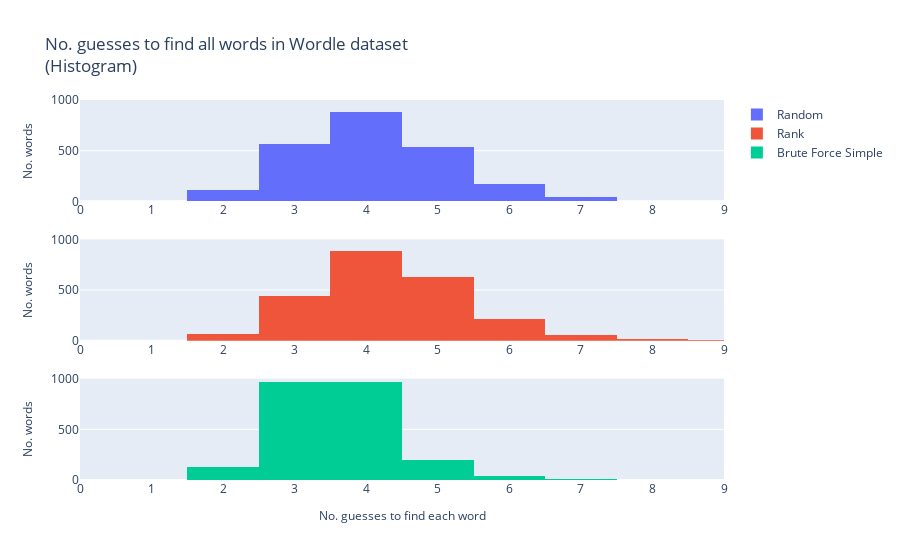
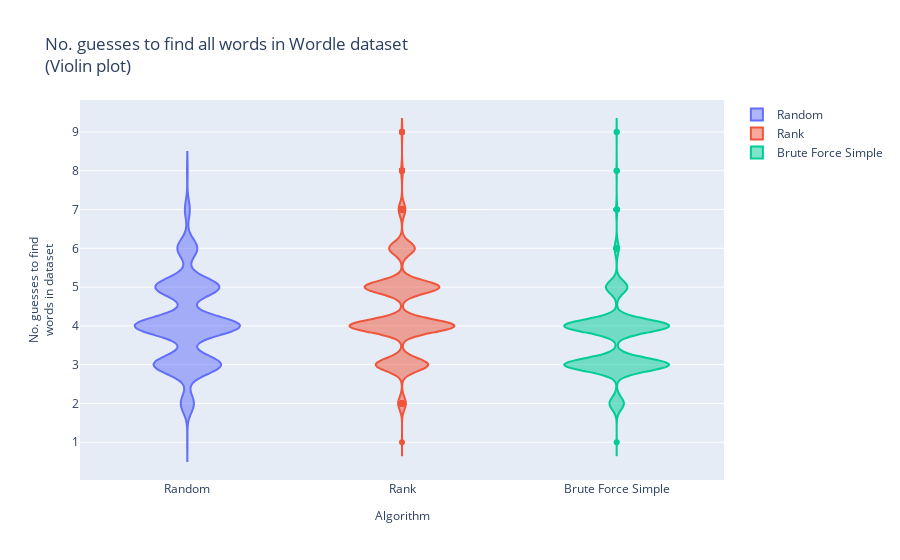
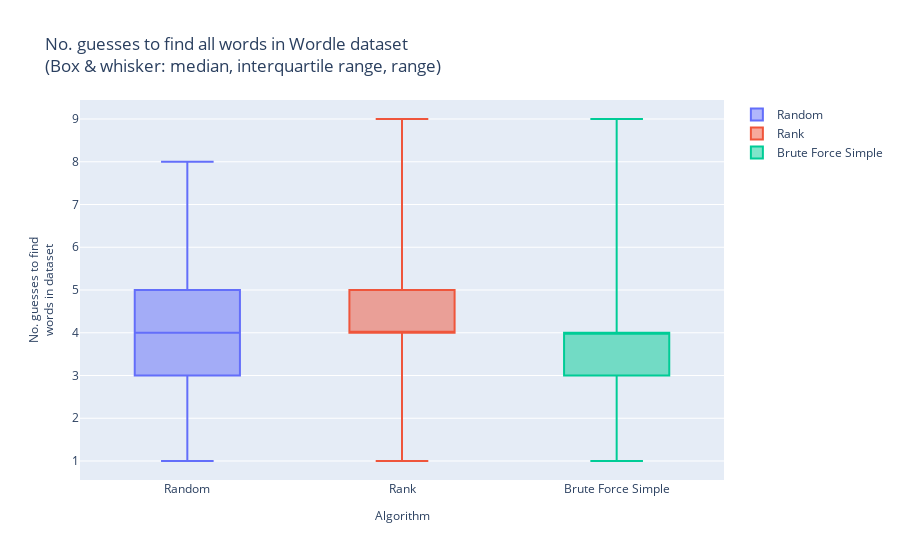
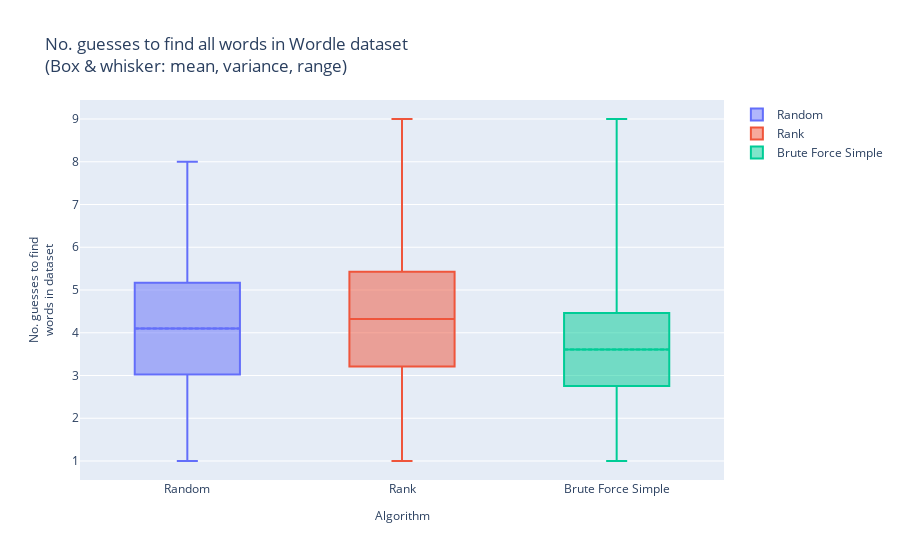

The notebook cell saved with these charts, in order:
### Markdown cell above
## Visualising model performance
The cell below visualises and measures the various algorithms'/models' performances across the entire Wordle dataset.

### Code cell
#*******************#
#*** User inputs ***#
#*******************#
save_figures="on"  #Options: "on", "off"
                    #Choose to save figures to online plotly account for hosting on github

#**********************#
#*** Import modules ***#
#**********************#

import pandas as pd
import plotly as px
import plotly.graph_objects as go
from plotly.subplots import make_subplots
import math
from scipy.stats import ttest_ind
import numpy as np
import chart_studio.plotly as py

#**********************#
#*** Pre-processing ***#
#**********************#

# Name of the CSV file
filename1 = "test_data/random_all_words_test_data.csv"
filename2 = "test_data/rank_all_words_test_data.csv"
filename3 = "test_data/brute_force_simple_all_words_test_data.csv"

# Reading the CSV file
df1 = pd.read_csv(filename1)
df2 = pd.read_csv(filename2)
df3 = pd.read_csv(filename3)

# Printing the DataFrame
all_data=pd.concat([df1, df2, df3], axis=1)
all_data.columns=['Random','Rank','Brute Force Simple']

#Define colours for graphs
fill_colours=['rgba(99, 110, 250, 0.5)','rgba(239, 85, 59, 0.5)','rgba(0, 204, 150, 0.5)']
line_colours=['rgb(99, 110, 250)','rgb(239, 85, 59)','rgb(0, 204, 150)']
column_names=["Random","Rank","Brute Force Simple"]

#*****************#
#*** Histogram ***#
#*****************#

# create the subplot with 3 x-axes
fig = make_subplots(rows=3, cols=1, shared_yaxes=True)

# add histogram trace for first column
fig.add_trace(go.Histogram(x=all_data['Random'], name='Random'), row=1, col=1)

# add histogram trace for second column
fig.add_trace(go.Histogram(x=all_data['Rank'], name='Rank'), row=2, col=1)

# add histogram trace for third column
fig.add_trace(go.Histogram(x=all_data['Brute Force Simple'], name='Brute Force Simple'), row=3, col=1)

#set x axes
max_value = all_data.max().max() #Get highest overall value
fig.update_xaxes(range=[0, max_value])

#set y axis
freq_count_random = all_data['Random'].value_counts() # get the frequency count of each value in the column
freq_count_rank = all_data['Rank'].value_counts() # get the frequency count of each value in the column
freq_count_brute_force_simple = all_data['Brute Force Simple'].value_counts() # get the frequency count of each value in the column
max_count_random = freq_count_random.max() # get the maximum count
max_count_rank = freq_count_rank.max() # get the maximum count
max_count_brute_force_simple = freq_count_brute_force_simple.max() # get the maximum count
max_count=max([max_count_random,max_count_rank,max_count_brute_force_simple])
max_count_rounded = math.ceil(max_count/200) * 200
fig.update_yaxes(range=[0, max_count_rounded]) # set the y-axis range to the maximum value

# Set the xaxis title for the bottom subplot
fig.layout.xaxis3.title.text = "No. guesses to find each word"
fig.layout.xaxis3.title.font.size = 12

# Set the yaxis title for all three subplots
for ax in fig.layout.yaxis1, fig.layout.yaxis2, fig.layout.yaxis3:
    ax.title.text = "No. words"
    ax.title.font.size = 12

#Overall title
fig.update_layout(title_text="No. guesses to find all words in Wordle dataset<br>(Histogram)")

# show the plot
fig.update_layout(height=600)
fig.show()

#Save figure
if save_figures == "on":
    url = py.plot(fig, filename='wordle_histogram')

#*******************#
#*** Violin Plot ***#
#*******************#

#Create plot
data = [go.Violin(y=all_data[col], name=col) for col in all_data.columns]
layout = go.Layout(title='No. guesses to find all words in Wordle dataset<br>(Violin plot)')
fig = go.Figure(data=data, layout=layout)

# Set the xaxis title for the bottom subplot
fig.layout.xaxis.title.text = "Algorithm"
fig.layout.xaxis.title.font.size = 12

# Set the yaxis title for the bottom subplot
fig.layout.yaxis.title.text = "No. guesses to find<br>words in dataset"
fig.layout.yaxis.title.font.size = 12

#Display figure
fig.update_layout(height=600)
fig.show()

#Save figure
if save_figures == "on":
    url = py.plot(fig, filename='wordle_violin')

#********************************#
#*** Box & Whisker (standard) ***#
#********************************#

#Create plot
data = [go.Box(y=all_data[col], boxpoints=False, name=col) for col in all_data.columns]
layout = go.Layout(title='No. guesses to find all words in Wordle dataset<br>(Box & whisker: median, interquartile range, range)')
fig = go.Figure(data=data, layout=layout)

#Set the xaxis title for the bottom subplot
fig.layout.xaxis.title.text = "Algorithm"
fig.layout.xaxis.title.font.size = 12

#Set the yaxis title for the bottom subplot
fig.layout.yaxis.title.text = "No. guesses to find<br>words in dataset"
fig.layout.yaxis.title.font.size = 12

#Display figure
fig.update_layout(height=600)
fig.show()

#Save figure
if save_figures == "on":
    url = py.plot(fig, filename='wordle_box_whisker_standard')

#****************************#
#*** Box & Whisker (mean) ***#
#****************************#

# Calculate the mean, std deviation, max and min of each column
means = all_data.mean()
std_dev = all_data.std()
max_values = all_data.max()
min_values = all_data.min()

#Initialise data for graph
data = []

# Create a box trace for each column
for ind in range(len(means)):
    trace = go.Box(q1 = [means[ind] - std_dev[ind]],
                   q3 = [means[ind] + std_dev[ind]],
                   median = [means[ind]],
                   upperfence=[max_values[ind]],
                   lowerfence=[min_values[ind]],
                   name=column_names[ind],
                   #boxpoints='all',
                   #jitter=0.3,
                   #pointpos=-1.8,
                   x0=ind,
                   boxmean=True,
                   whiskerwidth=0.2,
                   fillcolor=fill_colours[ind],
                   line=dict(color=line_colours[ind])
                  )
    data.append(trace)

#Generate plot
layout = go.Layout(title='No. guesses to find all words in Wordle dataset<br>(Box & whisker: mean, variance, range)', 
                   xaxis={'tickmode': 'array', 'tickvals': [0, 1, 2], 'ticktext': ['Random', 'Rank', 'Brute Force Simple']})
fig = go.Figure(data=data, layout=layout)

# Set the xaxis title for the bottom subplot
fig.layout.xaxis.title.text = "Algorithm"
fig.layout.xaxis.title.font.size = 12

# Set the yaxis title for the bottom subplot
fig.layout.yaxis.title.text = "No. guesses to find<br>words in dataset"
fig.layout.yaxis.title.font.size = 12

#Display figure
fig.update_layout(height=600)
fig.show()

#Save figure
if save_figures == "on":
    url = py.plot(fig, filename='wordle_box_whisker_mean')

#**************************#
#*** Means as bar plots ***#
#**************************#

# Calculate the mean of each column
means = all_data.mean()

#Initialise data variable
data=[]

# Create a bar trace for the means
for ind in range(len(means)):
    trace = go.Bar(x=[means.index[ind]], y=[means.values[ind]],
                   name=column_names[ind],
                   marker_color=fill_colours[ind],
                   marker_line_color=line_colours[ind],
                   marker_line_width=2)
    data.append(trace)

    
#Generate plot
layout = go.Layout(title='Mean no. guesses to find all words in Wordle dataset')
fig = go.Figure(data=data, layout=layout)

# Set the xaxis title for the bottom subplot
fig.layout.xaxis.title.text = "Algorithm"
fig.layout.xaxis.title.font.size = 12

# Set the yaxis title for the bottom subplot
fig.layout.yaxis.title.text = "Mean no. guesses"
fig.layout.yaxis.title.font.size = 12

#Display figure
fig.show()

#Save figure
if save_figures == "on":
    url = py.plot(fig, filename='wordle_bar')

#*************************#
#*** Descriptive stats ***#
#*************************#

# Create an empty dataframe to store the descriptive statistics
all_data_stats = pd.DataFrame()

# Get descriptive statistics for each column and store them in df_stats
all_data_stats['Random'] = all_data['Random'].describe()
all_data_stats['Rank'] = all_data['Rank'].describe()
all_data_stats['Brute Force Simple'] = all_data['Brute Force Simple'].describe()

#Reformat to remove trailing zeros
all_data_stats = all_data_stats.applymap('{:.4g}'.format)

#Display stats
print("Descriptive stats:")
display(all_data_stats)

#****************************************#
#*** Statistical significance testing ***#
#****************************************#

# Pairwise t-test between col1 and col2
t_stat_random_rank, p_value_random_rank = ttest_ind(all_data['Random'], all_data['Rank'])
#print(f"Pairwise t-test between Random and Rank: t-statistic = {t_stat_random_rank}, p-value = {p_value_random_rank}")

# Pairwise t-test between col1 and col3
t_stat_random_bfs, p_value_random_bfs = ttest_ind(all_data['Random'], all_data['Brute Force Simple'])
#print(f"Pairwise t-test between Random and Brute Force Simple: t-statistic = {t_stat_random_bfs}, p-value = {p_value_random_bfs}")

# Pairwise t-test between col2 and col3
t_stat_rank_bfs, p_value_rank_bfs = ttest_ind(all_data['Rank'], all_data['Brute Force Simple'])
#print(f"Pairwise t-test between Rank and Brute Force Simple: t-statistic = {t_stat_rank_bfs}, p-value = {p_value_rank_bfs}")

#Generate numpy array
pairwise_ttest_pvalues=np.array([[0,p_value_random_rank,p_value_random_bfs],
                                [p_value_random_rank,0,p_value_rank_bfs],
                                [p_value_random_bfs,p_value_rank_bfs,0]])

#Generated rounded numpy array
def round_number_to_2sf(number):
    rounded_number = round(number, -int(math.floor(math.log10(abs(number)))) + 1)
    return(rounded_number)

n_rows=np.shape(pairwise_ttest_pvalues)[0]
n_columns=np.shape(pairwise_ttest_pvalues)[1]
pairwise_ttest_pvalues_rounded=np.empty([n_rows,n_columns])

for j in range(n_columns):
    for i in range(n_rows):
        number=pairwise_ttest_pvalues[i,j]
        if number == 0:
            pairwise_ttest_pvalues_rounded[i,j]=0
        else:
            rounded_number=round_number_to_2sf(number)
            formatted_number = '{:.3g}'.format(rounded_number)
            pairwise_ttest_pvalues_rounded[i,j]=formatted_number

#Generate dataframe
table_ttests_pvalues=pd.DataFrame(pairwise_ttest_pvalues,
                                  columns=["Random", "Rank", "Brute Force Simple"],
                                  index=["Random", "Rank", "Brute Force Simple"])

#Generate rounded dataframe
table_ttests_pvalues_rounded=pd.DataFrame(pairwise_ttest_pvalues_rounded,
                                          columns=["Random", "Rank", "Brute Force Simple"],
                                          index=["Random", "Rank", "Brute Force Simple"])

table_ttests_pvalues_rounded = table_ttests_pvalues_rounded.applymap(lambda x: '{:g}'.format(x))

#Display dataframe
print("Pairwise statistical significance testing (t-tests)")
display(table_ttests_pvalues_rounded)

### Figure 1 — Plotly figure (JSON) as saved in the notebook; plotly's stock layout.template omitted (floating-point values rounded to 4 significant figures; data arrays with more than 128 entries replaced by an {"elided": "..."} marker saying what was removed)
{"data": [{"name": "Random", "type": "histogram", "x": {"elided": "2310 int values"}, "xaxis": "x", "yaxis": "y"}, {"name": "Rank", "type": "histogram", "x": {"elided": "2310 int values"}, "xaxis": "x2", "yaxis": "y2"}, {"name": "Brute Force Simple", "type": "histogram", "x": {"elided": "2310 int values"}, "xaxis": "x3", "yaxis": "y3"}], "layout": {"autosize": true, "title": {"text": "No. guesses to find all words in Wordle dataset<br>(Histogram)"}, "xaxis": {"anchor": "y", "domain": [0, 1], "range": [0, 9], "type": "linear"}, "xaxis2": {"anchor": "y2", "domain": [0, 1], "range": [0, 9], "type": "linear"}, "xaxis3": {"anchor": "y3", "domain": [0, 1], "range": [0, 9], "title": {"font": {"size": 12}, "text": "No. guesses to find each word"}, "type": "linear"}, "yaxis": {"anchor": "x", "domain": [0.7333, 1], "range": [0, 1000], "title": {"font": {"size": 12}, "text": "No. words"}}, "yaxis2": {"anchor": "x2", "domain": [0.3667, 0.6333], "range": [0, 1000], "title": {"font": {"size": 12}, "text": "No. words"}}, "yaxis3": {"anchor": "x3", "domain": [0, 0.2667], "range": [0, 1000], "title": {"font": {"size": 12}, "text": "No. words"}}}}

### Figure 2 — Plotly figure (JSON) as saved in the notebook; plotly's stock layout.template omitted (floating-point values rounded to 4 significant figures; data arrays with more than 128 entries replaced by an {"elided": "..."} marker saying what was removed)
{"data": [{"name": "Random", "type": "violin", "y": {"elided": "2310 int values"}}, {"name": "Rank", "type": "violin", "y": {"elided": "2310 int values"}}, {"name": "Brute Force Simple", "type": "violin", "y": {"elided": "2310 int values"}}], "layout": {"autosize": true, "title": {"text": "No. guesses to find all words in Wordle dataset<br>(Violin plot)"}, "xaxis": {"autorange": true, "range": [-0.5, 2.5], "title": {"font": {"size": 12}, "text": "Algorithm"}, "type": "category"}, "yaxis": {"autorange": true, "range": [0.02764, 9.823], "title": {"font": {"size": 12}, "text": "No. guesses to find<br>words in dataset"}, "type": "linear"}}}

### Figure 3 — Plotly figure (JSON) as saved in the notebook; plotly's stock layout.template omitted (floating-point values rounded to 4 significant figures; data arrays with more than 128 entries replaced by an {"elided": "..."} marker saying what was removed)
{"data": [{"boxpoints": false, "name": "Random", "type": "box", "y": {"elided": "2310 int values"}}, {"boxpoints": false, "name": "Rank", "type": "box", "y": {"elided": "2310 int values"}}, {"boxpoints": false, "name": "Brute Force Simple", "type": "box", "y": {"elided": "2310 int values"}}], "layout": {"autosize": true, "title": {"text": "No. guesses to find all words in Wordle dataset<br>(Box & whisker: median, interquartile range, range)"}, "xaxis": {"autorange": true, "range": [-0.5, 2.5], "title": {"font": {"size": 12}, "text": "Algorithm"}, "type": "category"}, "yaxis": {"autorange": true, "range": [0.5556, 9.444], "title": {"font": {"size": 12}, "text": "No. guesses to find<br>words in dataset"}, "type": "linear"}}}

### Figure 4 — Plotly figure (JSON) as saved in the notebook; plotly's stock layout.template omitted (floating-point values rounded to 4 significant figures)
{"data": [{"boxmean": true, "fillcolor": "rgba(99, 110, 250, 0.5)", "line": {"color": "rgb(99, 110, 250)"}, "lowerfence": [1], "median": [4.097], "name": "Random", "q1": [3.024], "q3": [5.169], "type": "box", "upperfence": [8], "whiskerwidth": 0.2, "x0": 0}, {"boxmean": true, "fillcolor": "rgba(239, 85, 59, 0.5)", "line": {"color": "rgb(239, 85, 59)"}, "lowerfence": [1], "median": [4.32], "name": "Rank", "q1": [3.212], "q3": [5.429], "type": "box", "upperfence": [9], "whiskerwidth": 0.2, "x0": 1}, {"boxmean": true, "fillcolor": "rgba(0, 204, 150, 0.5)", "line": {"color": "rgb(0, 204, 150)"}, "lowerfence": [1], "median": [3.608], "name": "Brute Force Simple", "q1": [2.755], "q3": [4.462], "type": "box", "upperfence": [9], "whiskerwidth": 0.2, "x0": 2}], "layout": {"autosize": true, "title": {"text": "No. guesses to find all words in Wordle dataset<br>(Box & whisker: mean, variance, range)"}, "xaxis": {"autorange": true, "range": [-0.5, 2.5], "tickmode": "array", "ticktext": ["Random", "Rank", "Brute Force Simple"], "tickvals": [0, 1, 2], "title": {"font": {"size": 12}, "text": "Algorithm"}, "type": "linear"}, "yaxis": {"autorange": true, "range": [0.5556, 9.444], "title": {"font": {"size": 12}, "text": "No. guesses to find<br>words in dataset"}}}}
